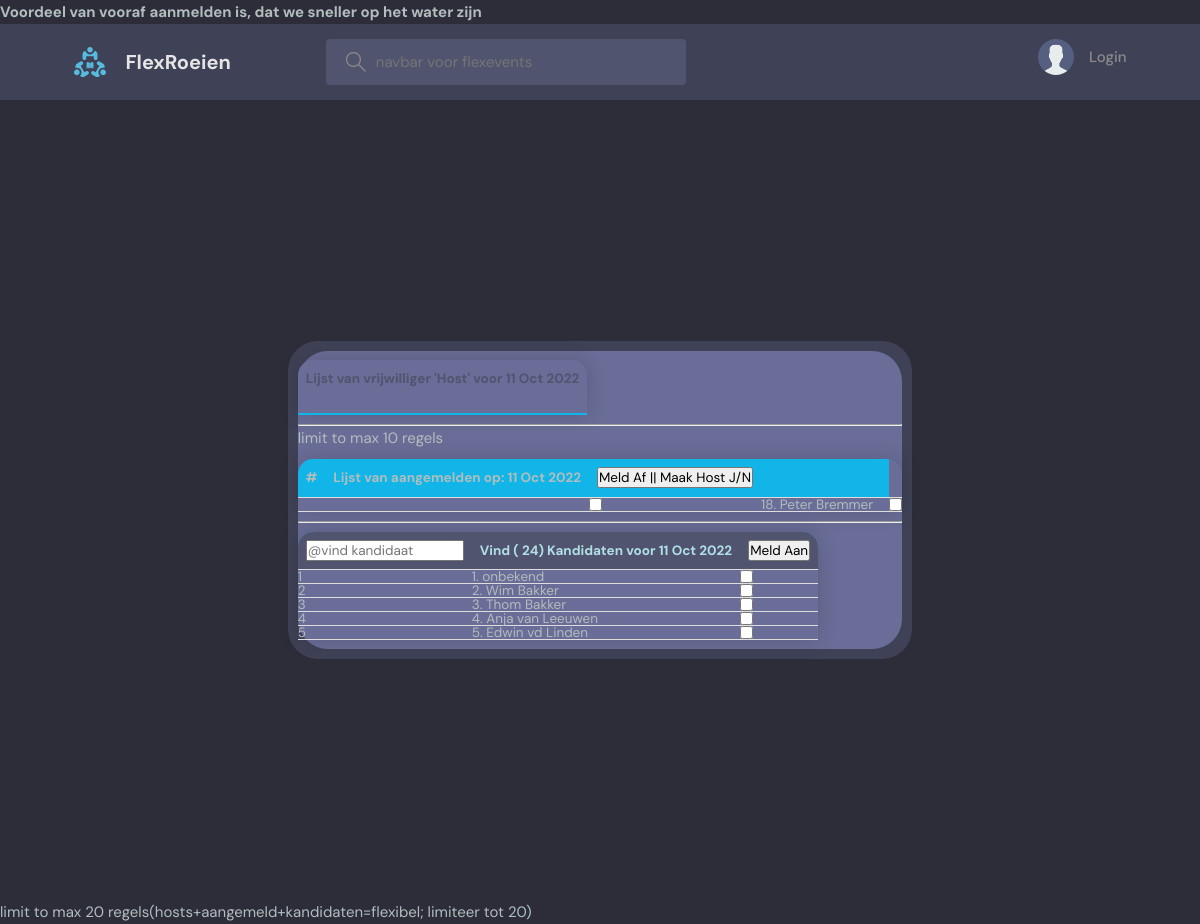
/1/aanmelden/, run on an earlier commit of the app's database.
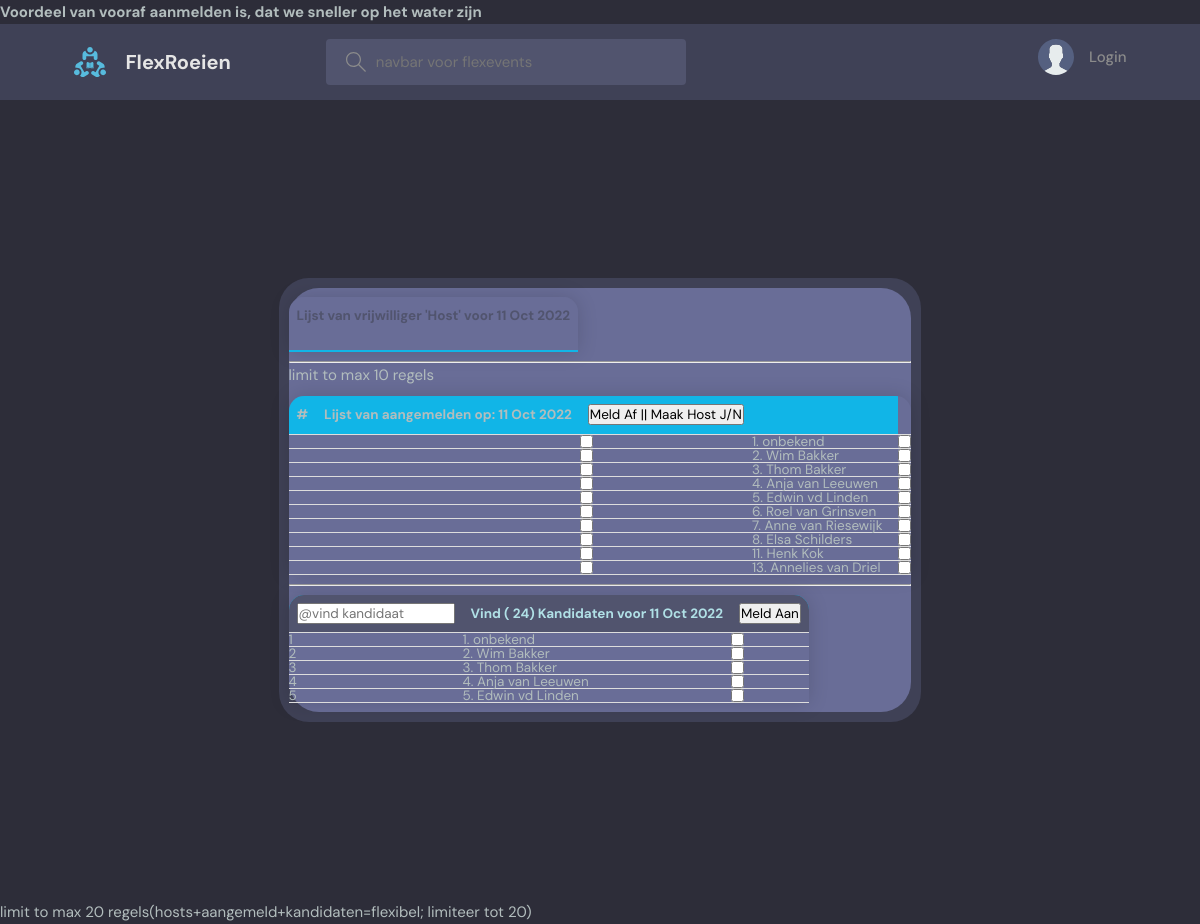
And on a later commit of the database.
### beatrix/models.py (models this page shows, shortened)
class Person(models.Model):
    name = models.CharField(max_length=100)
    email = models.CharField(max_length=100,blank=True)
    is_flex = models.BooleanField(default=True)        #wil ingedeeld worden in flexpoule
    is_host = models.BooleanField(default=False)        #kan flexhost zijn
    keuzes = models.IntegerField(default=0) #aantal keren als host gekozen
    roeileeftijd = models.CharField(max_length=20,blank=True)
    is_lid= models.BooleanField(default=True)           #is roeiend lid;member
    in_poule = models.BooleanField(default=False)       #wil flexibel roeiern
    vaart = models.BooleanField(default=False)          #zit in ingedeelde boot op het water
    pos1 = models.CharField(max_length=18, choices=SCULL,default='sc1')  #aanbod vaardigheid om voorstel te berekenen voor wat nodig is aan in te delen boten
    pos2 = models.CharField(max_length=18, choices=SCULL,default='sc1')
    pos3 = models.CharField(max_length=18, choices=SCULL,default='sc1')
    pos4 = models.CharField(max_length=18, choices=SCULL,default='sc1')
    pos5 = models.CharField(max_length=318, choices=SCULL,default='st1')
    coach = models.CharField(max_length=18, choices=SCULL,default='st1')
    keuzes = models.IntegerField(default=0) #aantal keren als host gekozen

### beatrix/views.py (the view, shortened to what this page needs)
# urls.py: path('<int:event_id>/aanmelden/',vote, name='vote'),
def vote(request, event_id):
    event = get_object_or_404(Flexevent, pk=event_id)
    print(event)
    leden = []
    afmeldingen=[]
    hosts=[]
    for h in request.POST.getlist('hoofdhost'):
        hosts.append(h)
    for af in request.POST.getlist('afmelding'):
        afmeldingen.append(af)
    for l in request.POST.getlist('aanmelding'):
        leden.append(l)
    aantalregels=30
    if len(hosts)>0:
        hh=Person.objects.all().filter(id__in=hosts)[:1]
        uu=User.objects.all().filter(id__in=hosts)[:1]
        Flexlid.objects.all().filter(flexevent_id=event_id,member_id=hh[0].id).update(is_host=1)
    aanwezig=Flexlid.objects.all().filter(flexevent_id=event_id)
    ishost=Flexlid.objects.all().filter(flexevent_id=event_id,is_host=True)
    ingedeelden=aanwezig.values_list('member_id', flat=True)
    zijnhost=ishost.values_list('member_id', flat=True)
    kandidaten=Person.objects.all().exclude(id__in=ingedeelden)[:5]
    kandidaten=Person.objects.all()
    aanwezigen=Person.objects.all().filter(id__in=ingedeelden)
    hosts=Person.objects.all().filter(id__in=zijnhost) #.update(is_host=True)
    question = get_object_or_404(Flexevent, pk=event_id)
    try:
        selected_choice = question.lid.get(pk=request.POST['aanmelding'])
        print('vote event_id, try')
    except (KeyError, Choice.DoesNotExist):
        print('vote choice, except')
        return render(request, 'beatrix/erv-detail.html', {
            'event': event,
            'kandidaten':kandidaten[0:5],
            'aanwezig':aanwezigen,
            'hosts':hosts,
            'aantal':kandidaten.count(),
            'aantalregels':aantalregels,
            'error_message': "Er is geen keuze gemaakt.",
        })
    else:
        print('vote event_id, else')
        selected_choice.keuzes += 1
        selected_choice.save()
    return HttpResponseRedirect(reverse('vote', args=(event_id,)))

### beatrix/models.py (called while the page is built)
    def __str__(self):
        return "%s" % (self.event_text)

### beatrix/templates/beatrix/erv-detail.html (shortened to what this page needs)
{% extends 'erv-base.html' %}
{% block content %}
<form action="{% url 'vote' event.id %}" method="post">
  <div class="outer">
    <div class="phone">
      <div class="phone-mirror">
        <table class="beatrix-table">
          <thead>
            <tr>
              <th>Lijst van vrijwilliger 'Host' voor {{event.created|date:"d M Y"}}</th>
            </tr>
          </thead>
          <tbody>
            <td>
          </tbody>
        </table>
        <table class="datum-table">
          <thead>
            <hr>
            <tr>
              <th>#</th>
              <th>Lijst van aangemelden op: {{event.created|date:"d M Y"}}</th>
              <th><input type="submit" value="Meld Af || Maak Host J/N"> </th>
              <th></th>
              <th></th>
            </tr>
          </thead>
          <tbody>
            <td>{% for aa in aanwezig %}
              <tr>
            </td>
            <td>{{t.id }}</td>
            <td></td>
            <td>
              <input type="checkbox" name="afmelding" id="host{{ forloop.counter }}" value="{{ aa.id }}">
            <td>{{aa.id}}. {{aa.name}}</td>
            </td>
            <td> </td>
            <td>
              <input type="checkbox" name="hoofdhost" id="host{{ forloop.counter }}" value="{{ aa.id }}">
            </td>
            {% endfor %}
            </tr>
          </tbody>
        </table>
        <table class='person-table'>
          <thead>
            <hr>
            <tr>
              <th> <input id="search-input" class="form-control" type="text" placeholder='@vind kandidaat'></th>
              <th>Vind ( {{aantal}}) Kandidaten voor {{event.created|date:"d M Y"}}</th>
              <th><input type="submit" value="Meld Aan"> </th>
          </thead>
          <tbody id=myTable>
            <td>{% for t in kandidaten %}
            </td>
            <tr>
              <td>{{t.id }}</td>
              <td>{{ forloop.counter }}. {{t.name}}</td>
              <td> <input type="checkbox" name="aanmelding" id="host{{ forloop.counter }}" value="{{ t.id }}"> </td>
              {% endfor %}
            </tr>
          </tbody>
        </table>
        </div>
        </div>
        </div>
</form>
limit to max 20 regels(hosts+aangemeld+kandidaten=flexibel; limiteer tot 20)
</div>
{% endblock %}

What changed in the data, as far as the page shows it:
no longer on this page (row edited): Person: id "18", name "Peter Bremmer", shown under "FlexRoeien"
now on one of the page's lists (row unchanged): Person: id "1", name "onbekend"
now on one of the page's lists (row edited): Person: id "2", name "Wim Bakker"
now on one of the page's lists (row unchanged): Person: id "3", name "Thom Bakker"
now on one of the page's lists (row unchanged): Person: id "4", name "Anja van Leeuwen"
now on one of the page's lists (row unchanged): Person: id "5", name "Edwin vd Linden"
now on this page (row unchanged): Person: id "6", name "Roel van Grinsven", shown under "FlexRoeien"
now on this page (row unchanged): Person: id "7", name "Anne van Riesewijk", shown under "FlexRoeien"
now on this page (row edited): Person: id "8", name "Elsa Schilders", shown under "FlexRoeien"
now on this page (row edited): Person: id "11", name "Henk Kok", shown under "FlexRoeien"
now on this page (row edited): Person: id "13", name "Annelies van Driel", shown under "FlexRoeien"
